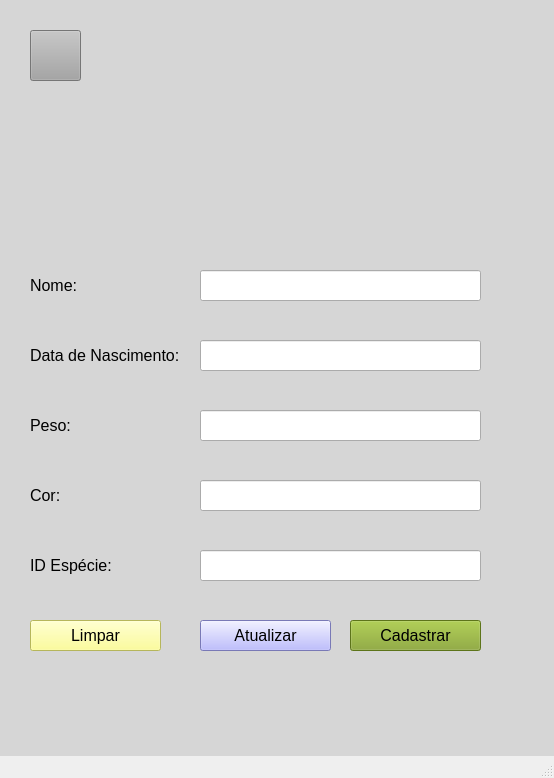
<?xml version="1.0" encoding="UTF-8"?>
<ui version="4.0">
 <class>MainWindow</class>
 <widget class="QMainWindow" name="MainWindow">
  <property name="geometry">
   <rect>
    <x>0</x>
    <y>0</y>
    <width>554</width>
    <height>778</height>
   </rect>
  </property>
  <property name="windowTitle">
   <string>MainWindow</string>
  </property>
  <widget class="QWidget" name="centralwidget">
   <widget class="QPushButton" name="btncadastraranimal">
    <property name="geometry">
     <rect>
      <x>350</x>
      <y>620</y>
      <width>131</width>
      <height>31</height>
     </rect>
    </property>
    <property name="font">
     <font>
      <pointsize>12</pointsize>
     </font>
    </property>
    <property name="styleSheet">
     <string notr="true">background-color: rgb(130, 162, 37);</string>
    </property>
    <property name="text">
     <string>Cadastrar</string>
    </property>
   </widget>
   <widget class="QPushButton" name="btnlimpar">
    <property name="geometry">
     <rect>
      <x>30</x>
      <y>620</y>
      <width>131</width>
      <height>31</height>
     </rect>
    </property>
    <property name="font">
     <font>
      <pointsize>12</pointsize>
     </font>
    </property>
    <property name="styleSheet">
     <string notr="true">background-color: rgb(255, 255, 127);</string>
    </property>
    <property name="text">
     <string>Limpar</string>
    </property>
   </widget>
   <widget class="QLabel" name="lblnomeanimal">
    <property name="geometry">
     <rect>
      <x>30</x>
      <y>270</y>
      <width>61</width>
      <height>31</height>
     </rect>
    </property>
    <property name="font">
     <font>
      <pointsize>12</pointsize>
     </font>
    </property>
    <property name="text">
     <string>Nome:</string>
    </property>
   </widget>
   <widget class="QLabel" name="lbldata">
    <property name="geometry">
     <rect>
      <x>30</x>
      <y>340</y>
      <width>151</width>
      <height>31</height>
     </rect>
    </property>
    <property name="font">
     <font>
      <pointsize>12</pointsize>
     </font>
    </property>
    <property name="text">
     <string>Data de Nascimento:</string>
    </property>
   </widget>
   <widget class="QLineEdit" name="txtnomeanimal">
    <property name="geometry">
     <rect>
      <x>200</x>
      <y>270</y>
      <width>281</width>
      <height>31</height>
     </rect>
    </property>
   </widget>
   <widget class="QLineEdit" name="txtdataanimal">
    <property name="geometry">
     <rect>
      <x>200</x>
      <y>340</y>
      <width>281</width>
      <height>31</height>
     </rect>
    </property>
   </widget>
   <widget class="QLabel" name="lblpeso">
    <property name="geometry">
     <rect>
      <x>30</x>
      <y>410</y>
      <width>151</width>
      <height>31</height>
     </rect>
    </property>
    <property name="font">
     <font>
      <pointsize>12</pointsize>
     </font>
    </property>
    <property name="text">
     <string>Peso:</string>
    </property>
   </widget>
   <widget class="QLineEdit" name="txtpeso">
    <property name="geometry">
     <rect>
      <x>200</x>
      <y>410</y>
      <width>281</width>
      <height>31</height>
     </rect>
    </property>
   </widget>
   <widget class="QLabel" name="lblcor">
    <property name="geometry">
     <rect>
      <x>30</x>
      <y>480</y>
      <width>151</width>
      <height>31</height>
     </rect>
    </property>
    <property name="font">
     <font>
      <pointsize>12</pointsize>
     </font>
    </property>
    <property name="text">
     <string>Cor:</string>
    </property>
   </widget>
   <widget class="QLineEdit" name="txtcor">
    <property name="geometry">
     <rect>
      <x>200</x>
      <y>480</y>
      <width>281</width>
      <height>31</height>
     </rect>
    </property>
   </widget>
   <widget class="QLabel" name="lblLogo">
    <property name="geometry">
     <rect>
      <x>140</x>
      <y>0</y>
      <width>281</width>
      <height>261</height>
     </rect>
    </property>
    <property name="maximumSize">
     <size>
      <width>16777213</width>
      <height>16777215</height>
     </size>
    </property>
    <property name="text">
     <string/>
    </property>
    <property name="pixmap">
     <pixmap>Inserir_um_título-removebg-preview.png</pixmap>
    </property>
    <property name="scaledContents">
     <bool>true</bool>
    </property>
   </widget>
   <widget class="QLabel" name="label_8">
    <property name="geometry">
     <rect>
      <x>0</x>
      <y>0</y>
      <width>781</width>
      <height>791</height>
     </rect>
    </property>
    <property name="styleSheet">
     <string notr="true">background-color: rgb(214, 214, 214);</string>
    </property>
    <property name="text">
     <string/>
    </property>
   </widget>
   <widget class="QLineEdit" name="txtidespecie">
    <property name="geometry">
     <rect>
      <x>200</x>
      <y>550</y>
      <width>281</width>
      <height>31</height>
     </rect>
    </property>
   </widget>
   <widget class="QLabel" name="lblidespecie">
    <property name="geometry">
     <rect>
      <x>30</x>
      <y>550</y>
      <width>151</width>
      <height>31</height>
     </rect>
    </property>
    <property name="font">
     <font>
      <pointsize>12</pointsize>
     </font>
    </property>
    <property name="text">
     <string>ID Espécie:</string>
    </property>
   </widget>
   <widget class="QPushButton" name="btnAtualizarAnimal">
    <property name="geometry">
     <rect>
      <x>200</x>
      <y>620</y>
      <width>131</width>
      <height>31</height>
     </rect>
    </property>
    <property name="font">
     <font>
      <pointsize>12</pointsize>
     </font>
    </property>
    <property name="styleSheet">
     <string notr="true">background-color: rgb(170, 170, 255);</string>
    </property>
    <property name="text">
     <string>Atualizar</string>
    </property>
   </widget>
   <widget class="QPushButton" name="btnvoltarmenuanimal">
    <property name="geometry">
     <rect>
      <x>30</x>
      <y>30</y>
      <width>51</width>
      <height>51</height>
     </rect>
    </property>
    <property name="font">
     <font>
      <family>MS Shell Dlg 2</family>
      <pointsize>12</pointsize>
      <weight>9</weight>
      <italic>false</italic>
      <bold>false</bold>
     </font>
    </property>
    <property name="styleSheet">
     <string notr="true">background-color: rgb(165, 165, 165);
font: 75 12pt &quot;MS Shell Dlg 2&quot;;</string>
    </property>
    <property name="text">
     <string/>
    </property>
    <property name="icon">
     <iconset>
      <normaloff>botao-voltar.png</normaloff>botao-voltar.png</iconset>
    </property>
    <property name="iconSize">
     <size>
      <width>32</width>
      <height>32</height>
     </size>
    </property>
   </widget>
   <zorder>label_8</zorder>
   <zorder>btncadastraranimal</zorder>
   <zorder>btnlimpar</zorder>
   <zorder>lblnomeanimal</zorder>
   <zorder>lbldata</zorder>
   <zorder>txtnomeanimal</zorder>
   <zorder>txtdataanimal</zorder>
   <zorder>lblpeso</zorder>
   <zorder>txtpeso</zorder>
   <zorder>lblcor</zorder>
   <zorder>txtcor</zorder>
   <zorder>lblLogo</zorder>
   <zorder>txtidespecie</zorder>
   <zorder>lblidespecie</zorder>
   <zorder>btnAtualizarAnimal</zorder>
   <zorder>btnvoltarmenuanimal</zorder>
  </widget>
  <widget class="QStatusBar" name="statusbar"/>
 </widget>
 <resources/>
 <connections/>
</ui>
